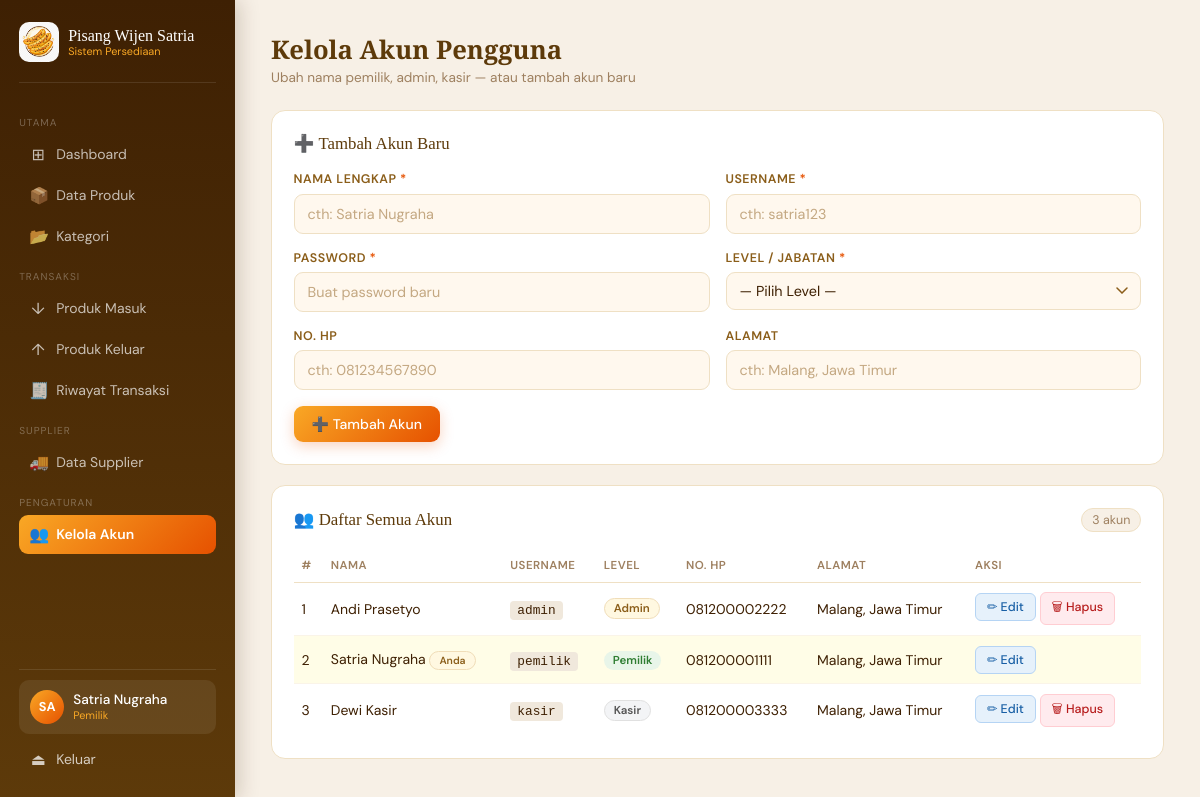
The page /kelola_user.php (signed in) on the database its author committed.
### tables this page shows
CREATE TABLE `user` (
  `id_user` int(11) NOT NULL,
  `nama_user` varchar(50) NOT NULL,
  `alamat` text NOT NULL,
  `no_hp` varchar(15) NOT NULL,
  `username` varchar(50) NOT NULL,
  `password` varchar(50) NOT NULL,
  `level_user` int(11) NOT NULL
);

### kelola_user.php (the view, shortened to what this page needs)
<?php
require_once 'koneksi.php';
$edit_data = null;
$user_list = mysqli_query($koneksi, "SELECT * FROM user ORDER BY level_user ASC, nama_user ASC");
include 'header_nav.php';
?>
<div class="page-head">
  <div>
    <h1 class="page-title">Kelola Akun Pengguna</h1>
    <p class="page-sub">Ubah nama pemilik, admin, kasir — atau tambah akun baru</p>
  </div>
</div>
<div class="card mb">
  <div class="card-head">
    <span class="card-title"><?= $edit_data ? '✏️ Edit Akun' : '➕ Tambah Akun Baru' ?></span>
  </div>
  <form method="POST" action="kelola_user.php">
    <div class="form-grid">
      <div class="form-group">
        <label class="form-label">Nama Lengkap <span class="req">*</span></label>
        <input class="form-input" type="text" name="nama_user" required
               placeholder="cth: Satria Nugraha"
               value="<?= htmlspecialchars($edit_data['nama_user'] ?? '') ?>">
      </div>
      <div class="form-group">
        <label class="form-label">Username <span class="req">*</span></label>
        <input class="form-input" type="text" name="username" required
               placeholder="cth: satria123"
               value="<?= htmlspecialchars($edit_data['username'] ?? '') ?>">
      </div>
      <div class="form-group">
        <label class="form-label">
          Password <?= $edit_data ? '<span class="hint">(kosongkan jika tidak ingin diubah)</span>' : '<span class="req">*</span>' ?>
        </label>
        <input class="form-input" type="password" name="password"
               placeholder="<?= $edit_data ? 'Isi hanya jika ingin mengubah password' : 'Buat password baru' ?>">
      </div>
      <div class="form-group">
        <label class="form-label">Level / Jabatan <span class="req">*</span></label>
        <select class="form-input" name="level_user" required>
          <option value="">— Pilih Level —</option>
        </select>
      </div>
      <div class="form-group">
        <label class="form-label">No. HP</label>
        <input class="form-input" type="text" name="no_hp"
               placeholder="cth: 081234567890"
               value="<?= htmlspecialchars($edit_data['no_hp'] ?? '') ?>">
      </div>
      <div class="form-group">
        <label class="form-label">Alamat</label>
        <input class="form-input" type="text" name="alamat"
               placeholder="cth: Malang, Jawa Timur"
               value="<?= htmlspecialchars($edit_data['alamat'] ?? '') ?>">
      </div>
    </div>
    <div style="margin-top:1rem">
      <button type="submit" class="btn btn-utama">
        <?= $edit_data ? '💾 Simpan Perubahan' : '➕ Tambah Akun' ?>
      </button>
    </div>
  </form>
</div>
<div class="card">
  <div class="card-head">
    <span class="card-title">👥 Daftar Semua Akun</span>
    <span class="badge-count"><?= mysqli_num_rows($user_list) ?> akun</span>
  </div>
  <div class="table-wrap">
  <table>
    <thead>
      <tr><th>#</th><th>Nama</th><th>Username</th><th>Level</th><th>No. HP</th><th>Alamat</th><th>Aksi</th></tr>
    </thead>
    <tbody>
      <?php $no=1; mysqli_data_seek($user_list,0); while ($u = mysqli_fetch_assoc($user_list)): ?>
      <tr <?= $u['id_user']==$_SESSION['id_user']?'style="background:#FFFDE7"':'' ?>>
        <td><?= $no++ ?></td>
        <td>
          <?= htmlspecialchars($u['nama_user']) ?>
          <?php if ($u['id_user']==$_SESSION['id_user']): ?>
            <span class="badge badge-o" style="font-size:.65rem">Anda</span>
          <?php endif; ?>
        </td>
        <td><code><?= htmlspecialchars($u['username']) ?></code></td>
        <td>
          <?php
          $lv = $u['level_user'];
          $cls = $lv==2 ? 'badge-h' : ($lv==1 ? 'badge-o' : 'badge-abu');
          ?>
          <span class="badge <?= $cls ?>"><?= $level_map[$lv] ?? '-' ?></span>
        </td>
        <td><?= htmlspecialchars($u['no_hp']) ?></td>
        <td><?= htmlspecialchars($u['alamat']) ?></td>
        <td>
          <a href="kelola_user.php?edit=<?= $u['id_user'] ?>" class="btn btn-kecil btn-biru">✏ Edit</a>
          <?php if ($u['id_user'] != $_SESSION['id_user']): ?>
          <a href="kelola_user.php?hapus=<?= $u['id_user'] ?>"
             class="btn btn-kecil btn-merah"
             onclick="return confirm('Yakin hapus akun <?= htmlspecialchars($u['nama_user']) ?>?')">🗑 Hapus</a>
          <?php endif; ?>
        </td>
      </tr>
      <?php endwhile; ?>
    </tbody>
  </table>
  </div>
</div>
<?php include 'footer_nav.php'; ?>

### header_nav.php (style rules this page uses)
*, *::before, *::after { margin:0; padding:0; box-sizing:border-box; }
:root { --kuning:#F9A825; --oranye:#E65100; --coklat:#5D3A0A; --coklat-tua:#3E2003; --muda:#9E8060; --krem:#FFF8EE; --border:#EFE0C4; }
body { font-family:'DM Sans',sans-serif; background:#F7F0E6; color:var(--coklat-tua); min-height:100vh; }
.page-head { display:flex; align-items:center; justify-content:space-between; margin-bottom:1.5rem; }
.page-title { font-family:'Playfair Display',serif; font-size:1.6rem; color:var(--coklat); }
.page-sub { font-size:.85rem; color:var(--muda); margin-top:2px; }
.card { background:#fff; border-radius:14px; padding:1.35rem; border:1px solid var(--border); }
.card.mb { margin-bottom:1.25rem; }
.card-head { display:flex; align-items:center; justify-content:space-between; margin-bottom:1.1rem; flex-wrap:wrap; gap:8px; }
.card-title { font-family:'Playfair Display',serif; font-size:1.05rem; color:var(--coklat); }
.badge-count { background:#F7F0E6; border:1px solid var(--border); padding:3px 10px; border-radius:20px; font-size:.78rem; color:var(--muda); }
.form-grid { display:grid; grid-template-columns:1fr 1fr; gap:1rem; }
.form-group { display:flex; flex-direction:column; }
.form-label { font-size:.78rem; font-weight:600; color:#8B5E1A; text-transform:uppercase; letter-spacing:.04em; margin-bottom:.4rem; }
.form-input { padding:10px 13px; border:1.5px solid var(--border); border-radius:9px; font-family:'DM Sans',sans-serif; font-size:.9rem; color:var(--coklat-tua); background:var(--krem); outline:none; transition:border-color .2s, box-shadow .2s; width:100%; }
.form-input::placeholder { color:#C4A882; }
select.form-input { appearance:none; background-repeat:no-repeat; background-position:right 12px center; padding-right:32px; }
.req { color:var(--oranye); }
.btn { display:inline-flex; align-items:center; gap:5px; padding:9px 18px; border-radius:9px; font-family:'DM Sans',sans-serif; font-size:.875rem; font-weight:500; cursor:pointer; border:none; text-decoration:none; transition:all .18s; white-space:nowrap; }
.btn-utama { background:linear-gradient(135deg,var(--kuning),var(--oranye)); color:#fff; box-shadow:0 4px 14px rgba(230,81,0,.25); }
.btn-kecil { padding:5px 11px; font-size:.78rem; border-radius:6px; }
.btn-biru { background:#E6F1FB; color:#185FA5; border:1px solid #B5D4F4; }
.btn-merah { background:#FFEBEE; color:#B71C1C; border:1px solid #FFCDD2; }
.table-wrap { overflow-x:auto; }
table { width:100%; border-collapse:collapse; min-width:500px; }
th { font-size:.72rem; text-transform:uppercase; letter-spacing:.04em; color:var(--muda); font-weight:600; padding:.55rem .5rem; text-align:left; border-bottom:1.5px solid var(--border); white-space:nowrap; }
td { padding:.6rem .5rem; font-size:.875rem; border-bottom:1px solid #FAF4E8; vertical-align:middle; }
tr:last-child td { border-bottom:none; }
code { background:#F0E8DC; padding:2px 7px; border-radius:4px; font-size:.8rem; }
.badge { display:inline-block; padding:2px 9px; border-radius:20px; font-size:.72rem; font-weight:600; }
.badge-h { background:#E8F5E9; color:#2E7D32; }
.badge-o { background:#FFF8E1; color:#8B5E1A; border:1px solid #F0DDB8; }
.badge-abu { background:#F3F4F6; color:#555; border:1px solid #E0E0E0; }

### rows shown on the page
user: nama_user "Andi Prasetyo", username "admin", level_user "Admin", no_hp "081200002222", alamat "Malang, Jawa Timur"
user: nama_user "Satria Nugraha", shows "Anda", username "pemilik", level_user "Pemilik", no_hp "081200001111", alamat "Malang, Jawa Timur"
user: nama_user "Dewi Kasir", username "kasir", level_user "Kasir", no_hp "081200003333", alamat "Malang, Jawa Timur"

### other values the page prints
$inisial "SA"
$nama "Satria Nugraha"
$label_level "Pemilik"
mysqli_num_rows($user_list) "3"
